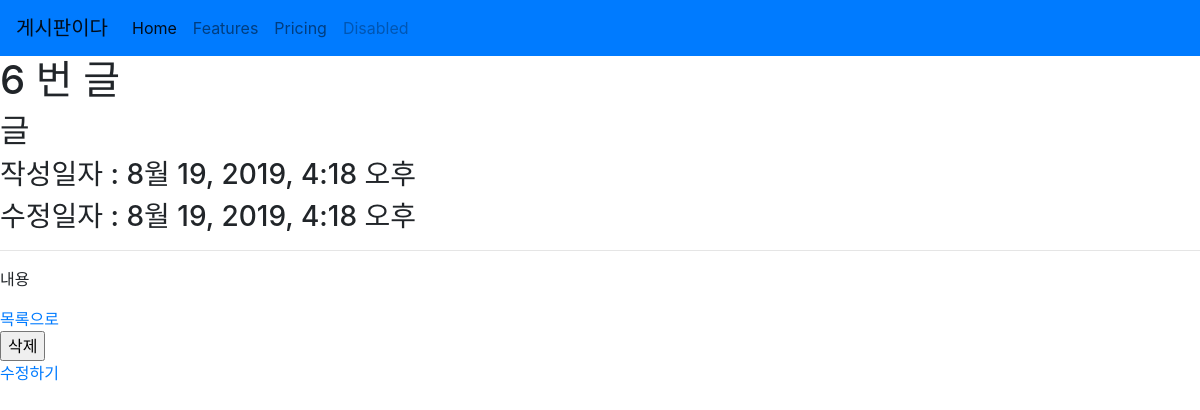
The app's page /articles/6/ with its own data.
### articles/models.py (models this page shows, shortened)
class Article(models.Model):
    title = models.CharField(max_length=20)
    content = models.TextField()
    created_at = models.DateTimeField(auto_now_add=True)
    updated_at = models.DateTimeField(auto_now=True)

### articles/views.py (the view)
# urls.py: path('<int:article_pk>/', views.detail, name='detail'),
def detail(request, article_pk):
    article = Article.objects.get(pk=article_pk)
    context = {
        'article' : article
    }
    return render(request, 'articles/detail.html', context)

### articles/templates/articles/detail.html (shortened to what this page needs)
{% extends 'articles/base.html' %}
{% block body %}
<h1>{{ article.id }} 번 글</h1>
<h2>{{ article.title}}</h2>
<h3>작성일자 : {{ article.created_at }}</h3>
<h3>수정일자 : {{ article.created_at }}</h3>
<hr>
<p>{{ article.content }}</p>
<a href="{% url 'articles:index' %}"> 목록으로</a>
<form action= "{% url 'articles:delete' article.pk %}" method="POST" onclick="return confirm('진짜 지울래?')">
    <input type="submit" value="삭제">
</form>
<a href="{% url 'articles:update' article.pk %}">수정하기</a>
{% endblock %}

### records on screen
Article: id "6", title "글", created_at "8월 19, 2019, 4:18 오후", content "내용"
